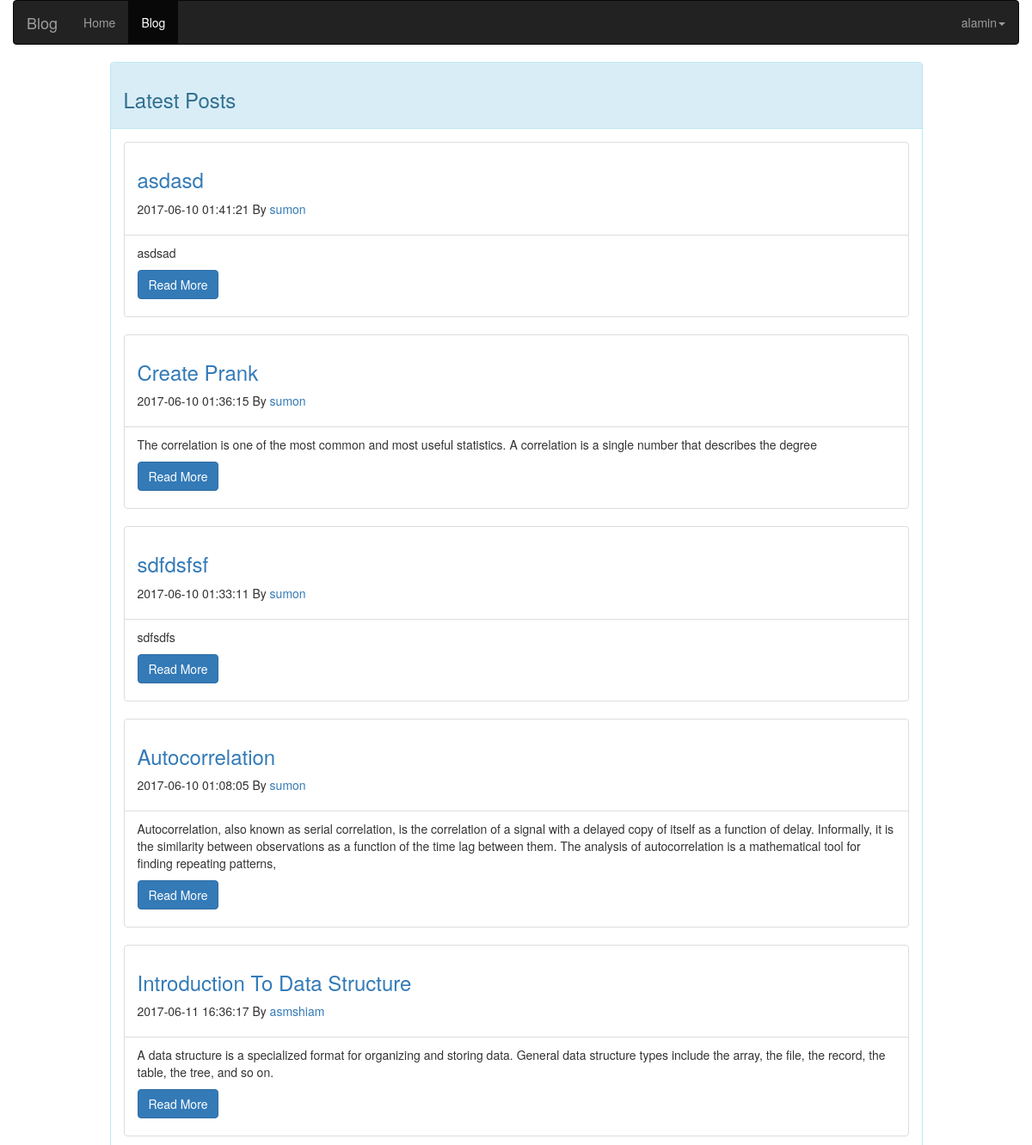
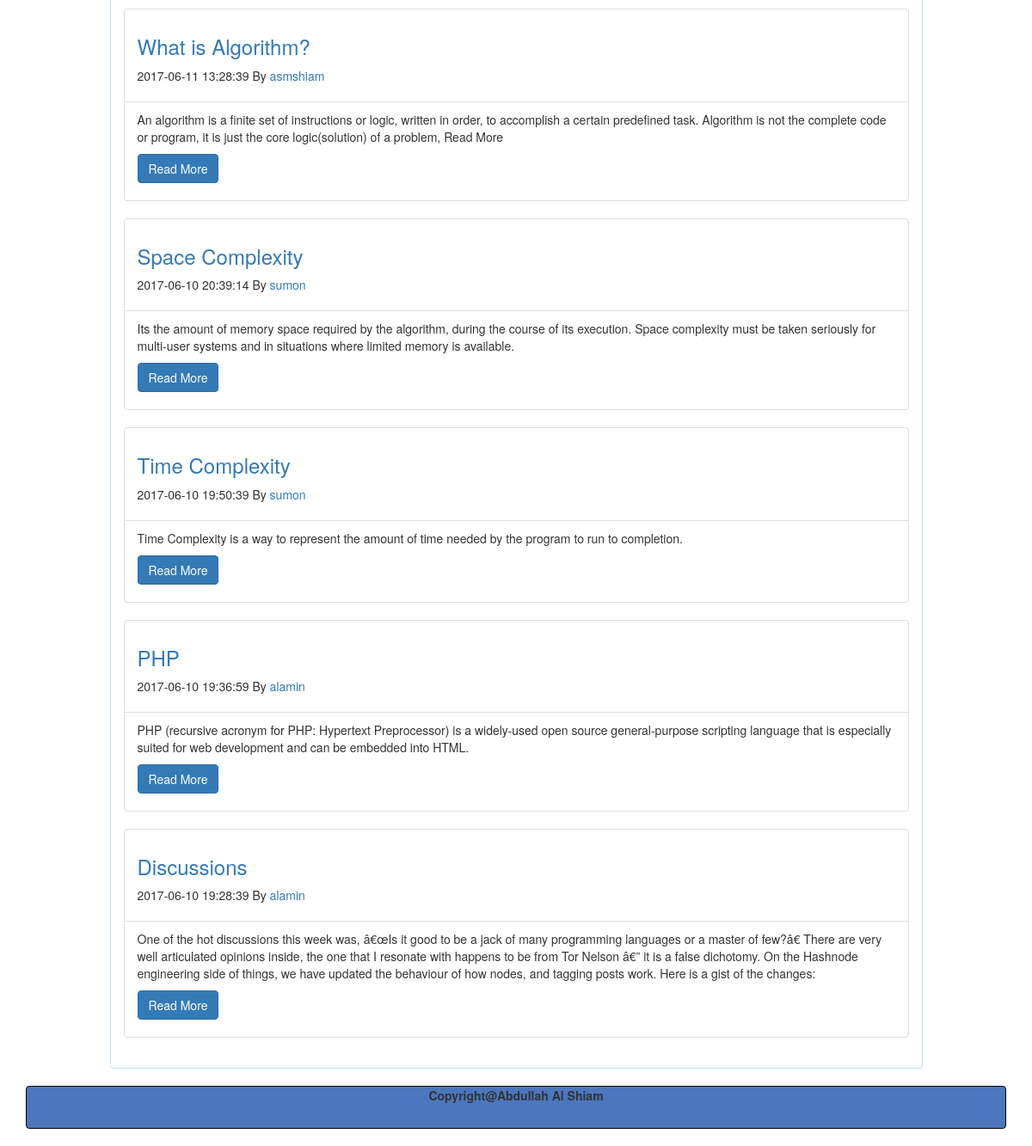
/?controller=posts&action=index (signed in), run on the app's committed database (2 pictures, top to bottom).
### tables this page shows
CREATE TABLE `posts` (
  `id` int(11) NOT NULL,
  `user_id` int(45) NOT NULL,
  `title` text NOT NULL,
  `content` text NOT NULL,
  `description` text NOT NULL,
  `active` int(50) NOT NULL,
  `created_date` datetime NOT NULL
);

CREATE TABLE `user` (
  `user_id` int(11) NOT NULL,
  `user_name` varchar(45) NOT NULL,
  `email` varchar(45) NOT NULL,
  `password` varchar(45) NOT NULL,
  `created_date` datetime NOT NULL
);

### controllers/posts_controller.php (called while the page is built, shortened)
<?php
  class PostsController {
    public function index() {
      $posts = Model::all();
      require_once('views/posts/index.php');
    }
  }
?>

### index.php (called while the page is built, shortened)
<?php
  require_once('views/layout.php');
?>

### models/model.php (called while the page is built, shortened)
<?php
  class Model {
    public static function all() {
       $db = mysqli_connect("localhost", "root", "", "simple_blog");
       $result =mysqli_query($db,'SELECT * FROM posts WHERE active=1 ORDER BY `id` DESC');
     if (mysqli_num_rows($result) == 0) {
        $message="There is no posts available";
    }
    else {
    return $result;
      }
    }
       public static function GetuserNameByPostUserId($userid) {
       $db = mysqli_connect("localhost", "root", "", "simple_blog");
       $result =mysqli_query($db,"SELECT user_name FROM user WHERE user_id='$userid'");
     if (mysqli_num_rows($result) == 0) {
        $message="There is no posts available";
    }
    else {
      $row=mysqli_fetch_array($result);
    return $row;
      }
    }
  }
?>

### views/posts/index.php (the view, shortened to what this page needs)
<div class="container">
<?php include 'header.php'; ?>
<div class="row">
<div class="col-md-10 col-md-offset-1">
<div class="panel panel-info">
  <div class="panel-heading">
    <h3>Latest Posts</h3>
  </div>
  <div class="panel-body">
 <div class="">
 <?php
 if (isset($_SESSION['allposts'])) {
  while($post=mysqli_fetch_array($posts)) {
    $userid=$post['user_id'];
    $Getusername=Model::GetuserNameByPostUserId($userid);
    ?>
    <div class="list-group">
    <div class="list-group-item">
      <h3><a href="?controller=posts&action=show&id=<?php echo $post['id']; ?>">  <h3><?php echo $post['title']; ?></h3></a>
              </h3>
      <p><?php echo $post['created_date']; ?> By <a href="#"><?php echo $Getusername[0]; ?></a></p>
    </div>
    <div class="list-group-item">
      <article>
        <p><?php echo $post['content']; ?></p>
   <p> <a href='?controller=posts&action=show&id=<?php echo $post['id']; ?>' class="btn btn-primary">Read More</a></p>
      </article>
    </div>
  </div>
<?php } }
else{
 echo "<div class='alert alert-info'>
  <strong>Opps!</strong> There is no post available.
</div>";
}
?>
</div>
  </div>
</div>
</div>
</div>
 <footer>
  <nav class="navbar navbar-default navbar-inverse" style="background-color: #4B77BE;"  role="navigation">
      <p class="text-center"><b>Copyright@Abdullah Al Shiam</b></p>
    </nav>
    </footer>
</div>

### data on the page
posts: title "asdasd", created_date "2017-06-10 01:41:21", user.user_name "sumon", content "asdsad"
posts: title "Create Prank", created_date "2017-06-10 01:36:15", user.user_name "sumon", content "The correlation is one of the most common and most useful statistics. A correlation is a single number that describes the degree"
posts: title "sdfdsfsf", created_date "2017-06-10 01:33:11", user.user_name "sumon", content "sdfsdfs"
posts: title "Autocorrelation", created_date "2017-06-10 01:08:05", user.user_name "sumon", content "Autocorrelation, also known as serial correlation, is the correlation of a signal with a delayed copy of itself as a function of delay. Informally, it is the similarity between observations as a function of the time lag between them. The analysis of autocorrelation is a mathematical tool for finding repeating patterns,"
posts: title "Introduction To Data Structure", created_date "2017-06-11 16:36:17", user.user_name "asmshiam", content "A data structure is a specialized format for organizing and storing data. General data structure types include the array, the file, the record, the table, the tree, and so on."
posts: title "What is Algorithm?", created_date "2017-06-11 13:28:39", user.user_name "asmshiam", content "An algorithm is a finite set of instructions or logic, written in order, to accomplish a certain predefined task. Algorithm is not the complete code or program, it is just the core logic(solution) of a problem, Read More"
posts: title "Space Complexity", created_date "2017-06-10 20:39:14", user.user_name "sumon", content "Its the amount of memory space required by the algorithm, during the course of its execution. Space complexity must be taken seriously for multi-user systems and in situations where limited memory is available."
posts: title "Time Complexity", created_date "2017-06-10 19:50:39", user.user_name "sumon", content "Time Complexity is a way to represent the amount of time needed by the program to run to completion."
posts: title "PHP", created_date "2017-06-10 19:36:59", user.user_name "alamin", content "PHP (recursive acronym for PHP: Hypertext Preprocessor) is a widely-used open source general-purpose scripting language that is especially suited for web development and can be embedded into HTML."
posts: title "Discussions", created_date "2017-06-10 19:28:39", user.user_name "alamin", content "One of the hot discussions this week was, â€œIs it good to be a jack of many programming languages or a master of few?â€ There are very well articulated opinions inside, the one that I resonate with happens to be from Tor Nelson â€” it is a false dichotomy. On the Hashnode engineering side of things, we have updated the behaviour of how nodes, and tagging posts work. Here is a gist of the changes:"

### other printed values
$user_name "alamin"
